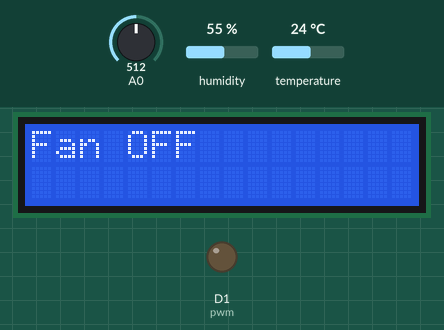
A sketch run on a simulated ESP8266 (NodeMCU). Shown: 16×2 character LCD, output pins drawn as LEDs (lit = HIGH). The test bench sets the inputs (shaded band); at power-on: temperature 24 °C, A0 = 512, humidity 55 %. WiFi joins after 1.5 s; servers stay silent unless stated; uploads are accepted with an empty reply; what the sketch prints to the serial monitor is not drawn.

Above: at 12.7 s.
12.8 s: temperature set to 27 °C
At 16.4 s:
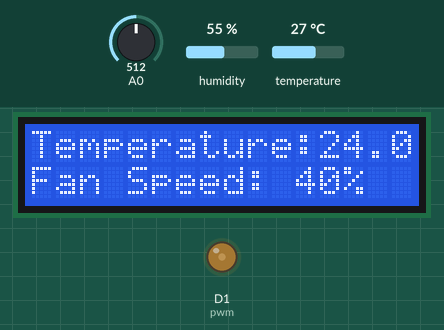
20.6 s: temperature set to 12 °C
At 25.0 s:
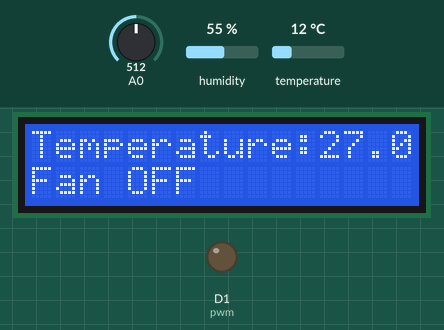
28.9 s: temperature set to 28 °C
At 29.3 s:
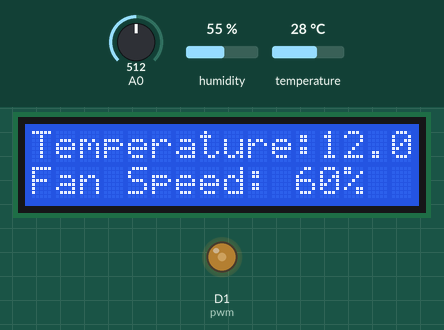
33.6 s: temperature set to 33 °C
At 37.9 s:
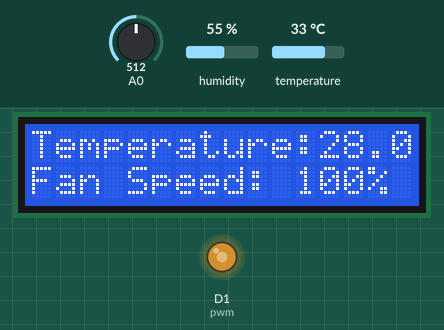
Timing chart, 0 to 39.4 s (numbered marks = the images above; inputs shaded):
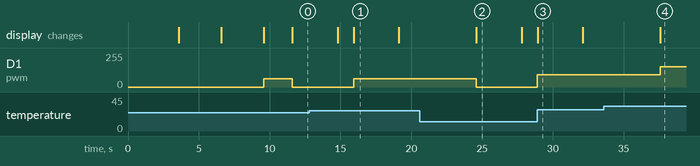

Measured:
- the behaviour switches between 25 and 26 °C on temperature (found by bisection; images 0 and 1)
- after the input at 12.8 s, D1 (pwm): 0/255 → 61/255 after 3.1 s; the display: first differs from a run without the input after 3.1 s (image 1)
- after the input at 20.6 s, D1 (pwm): 61/255 → 0/255 after 4.0 s; the display: changes after 4.0 s (image 2)
- after the input at 28.9 s, D1 (pwm): 0/255 → 91/255 at once; the display: changes at once (image 3)
- after the input at 33.6 s, D1 (pwm): 91/255 → 152/255 after 4.0 s; the display: changes after 4.0 s (image 4)
- what the display in image 1 shows lasts 3.2 s, from 15.9 s to 19.1 s

The sketch:

NODELCD.ino
```cpp
#include<LiquidCrystal.h>
#include<DHT.h>
#include <WiFiClient.h>
#include <ESP8266WebServer.h>
#include <ESP8266HTTPClient.h>

// initialize the library by associating any needed LCD interface pin
// with the arduino pin number it is connected to
const int RS = D2, EN = D3, d4 = D5, d5 = D6, d6 = D7, d7 = D8;
LiquidCrystal lcd(RS, EN, d4, d5, d6, d7);
#define DHpin D4
#define pwm D1
#define DHTTYPE DHT11
byte dat [5];
DHT dht(DHpin, DHTTYPE);
byte degree[8] =
              {
                0b00011,
                0b00011,
                0b00000,
                0b00000,
                0b00000,
                0b00000,
                0b00000,
                0b00000
              };

/* Set these to your desired credentials. */
const char *ssid = "Brando!";  //ENTER YOUR WIFI SETTINGS
const char *password = "R31145R3N123!";
const char *host = "192.168.0.123:8080";
void setup()
{
  dht.begin();
  // set up the LCD's number of columns and rows:
  lcd.begin(16, 2);
  Serial.begin(9600);
  delay(1000);
  Serial.begin(115200);
  WiFi.mode(WIFI_OFF);        //Prevents reconnection issue (taking too long to connect)
  delay(1000);
  WiFi.mode(WIFI_STA);        //This line hides the viewing of ESP as wifi hotspot

  WiFi.begin(ssid, password);     //Connect to your WiFi router
  Serial.println("");

  Serial.print("Connecting");
  // Wait for connection

  while (WiFi.status() != WL_CONNECTED) {
    delay(500);
    Serial.print(".");
  }

  //If connection successful show IP address in serial monitor
  Serial.println("");
  Serial.print("Connected to ");
  Serial.println(ssid);
  Serial.print("IP address: ");
  Serial.println(WiFi.localIP());  //IP address assigned to your ESP
  lcd.createChar(1, degree);
  lcd.clear();
  lcd.print("      IoT  ");
  lcd.setCursor(0,1);
  delay(3000);
  lcd.print("    Project ");
  delay(3000);
  analogWrite(pwm, 255);
  lcd.clear();
  lcd.print("  Java and DBS ");
  lcd.setCursor(0,1);
  delay(2000);
  lcd.clear();
}


void loop()
{
  float templcd=dht.readTemperature(true);
  float hum = dht.readHumidity();
  Serial.println(hum);
  int sensorValue = analogRead(A0);   // read the input on analog pin 0
  float Vout = (sensorValue * (5.0/1023));
  //float RLDR = (10000.0 * (5 - Vout))/Vout;
  //float lux = 500/RLDR;
  int lux = 100*Vout - 152;
  int fanSpeed = 100;
  Serial.println("Lux" + String(lux) + ", Vout" + String(Vout));   // print out the value you read
  templcd=((templcd-32)*5)/9;
  int temp=templcd;
   if(temp <26 )
    {
      analogWrite(pwm,0);
      lcd.print("Fan OFF            ");
      fanSpeed = 0;
    }

    else if(temp==26)
    {
      analogWrite(pwm, 122);
      lcd.print("Fan Speed: 20%   ");
      fanSpeed = 20;
    }

     else if(temp==27)
    {
      analogWrite(pwm, 245);
      lcd.print("Fan Speed: 40%   ");
      fanSpeed = 40;
    }

     else if(temp==28)
    {
      analogWrite(pwm, 367);
      lcd.print("Fan Speed: 60%   ");
      fanSpeed = 60;
    }

    else if(temp==29)
    {
      analogWrite(pwm, 490);
      lcd.print("Fan Speed: 80%    ");
      fanSpeed = 80;
    }
     else if(temp>29)
    {
      analogWrite(pwm, 613);
      lcd.print("Fan Speed: 100%   ");
      fanSpeed = 100;
    }
  HTTPClient http;    //Declare object of class HTTPClient
  String ADCData, station, postData;
  ADCData = String(templcd);   //String to interger conversion
  station = "A";
  Serial.println(ADCData);
  //Post Data
  postData = "?temp=" + ADCData + "&humidity=" + String(hum) + "&lux=" + String(lux) + "&fanSpeed=" + String(fanSpeed);
  http.begin("http://192.168.0.123:8080/IoTServlet2/DataFetcher"+postData);              //Specify request destination
 // http.addHeader("Content-Type", "application/x-www-form-urlencoded");    //Specify content-type header
  int httpCode=http.GET();
  //int httpCode = http.POST(postData);   //Send the request
  String payload = http.getString();    //Get the response payload

  Serial.println(httpCode);   //Print HTTP return code
  Serial.println(payload);    //Print request response payload

  http.end();  //Close connection

  delay(3000);  //Post Data at every 5 seconds

  lcd.setCursor(0,0);
  lcd.print("Temperature:");
  lcd.print(templcd);   // Printing temperature on LCD
  //lcd.write(1);
  //lcd.print("C");
  lcd.setCursor(0,1);

  delay(1100);
}
```
